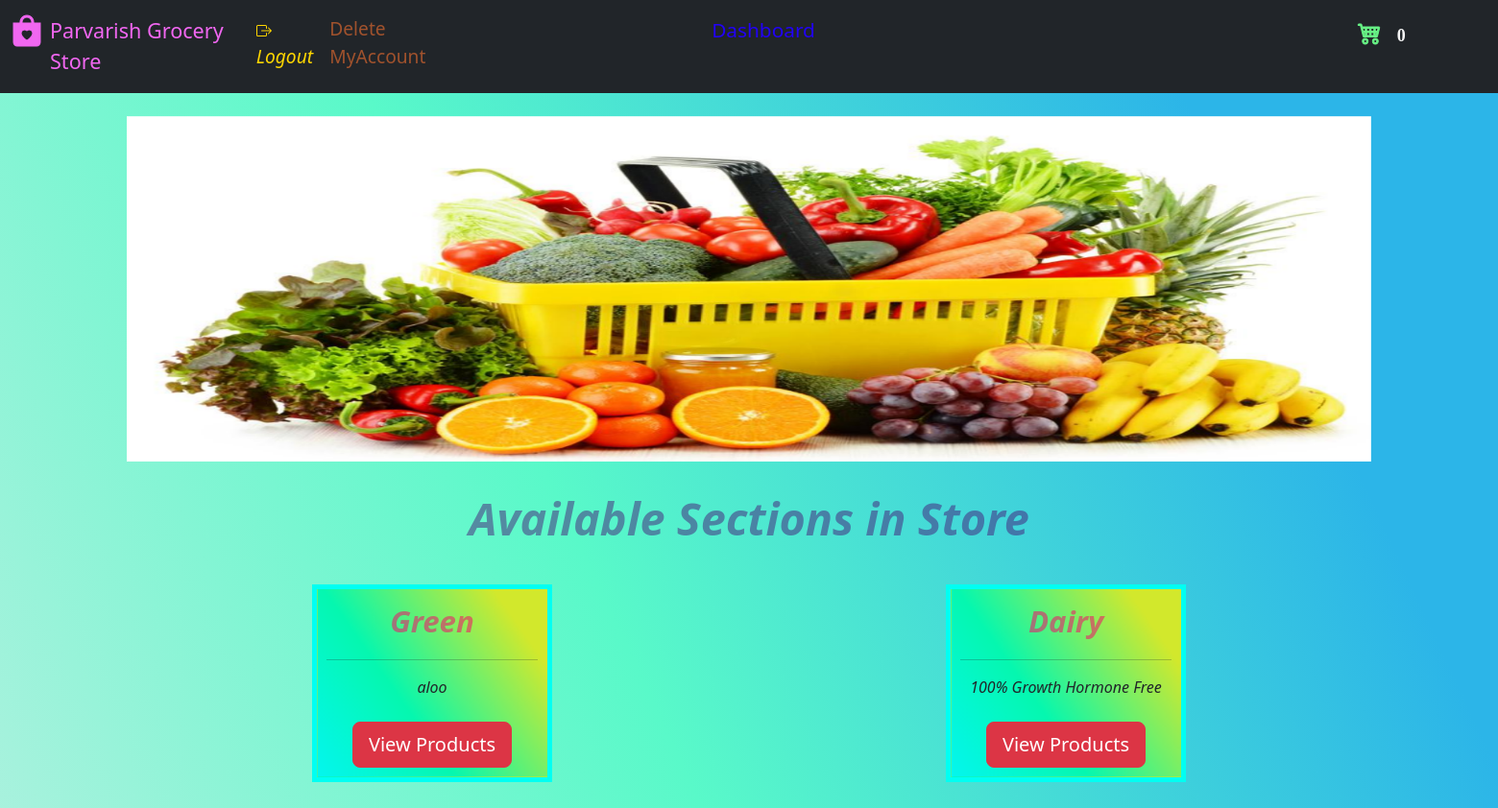
Before: /store (signed in) with the older database file.
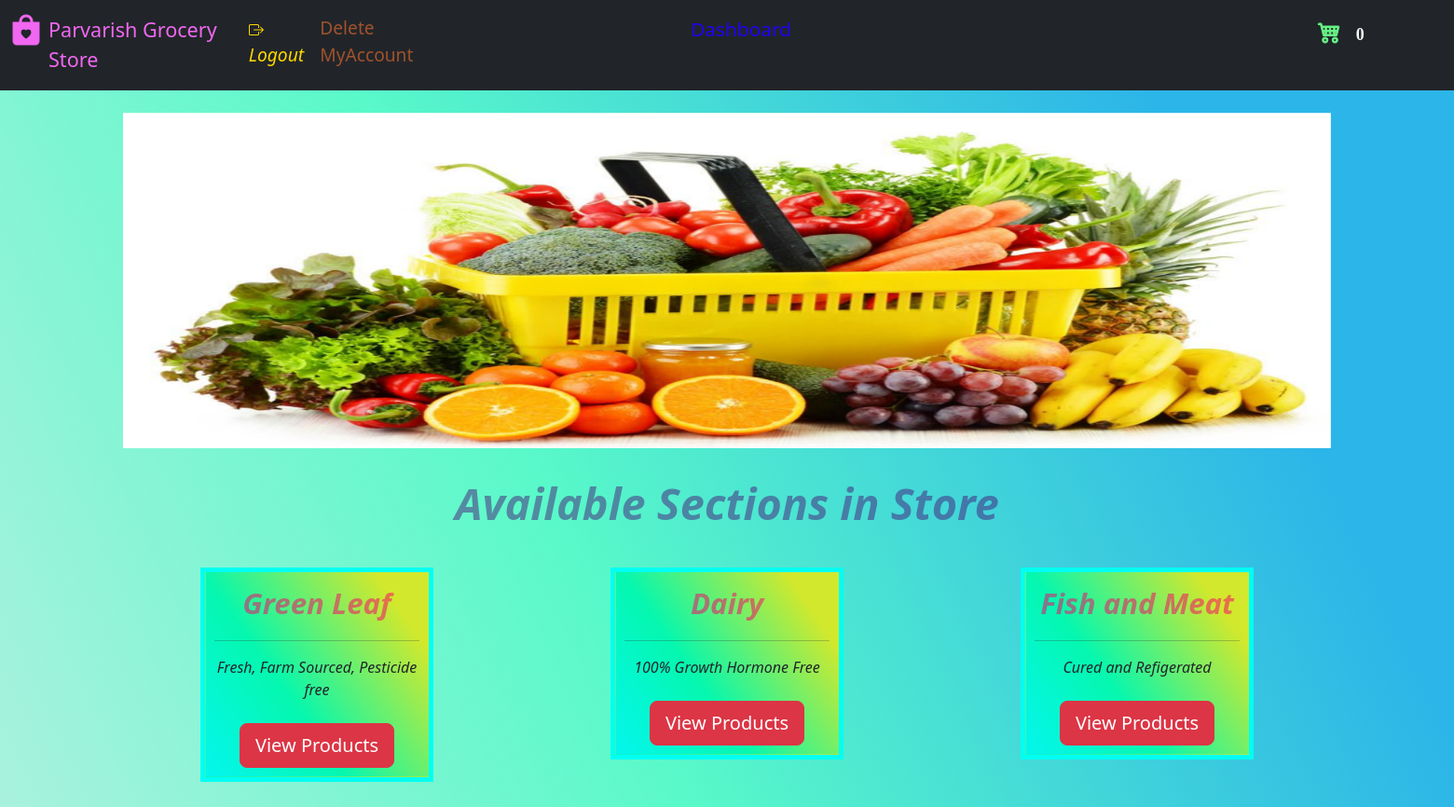
After: the same page with the newer database file.
### website/model.py (models this page shows)
class Category(db.Model):
    category_Name = db.Column(db.String(), nullable=False, unique=True)
    category_Id = db.Column(db.Integer(), primary_key=True)
    description = db.Column(db.String())
    managedBy_Id = db.Column(db.Integer(), db.ForeignKey('store.id'))
    catalog = db.relationship('Product', backref='parent')

### website/views.py (the view)
@login_required
@Views.route('/customer_dash')
@Views.route('/store')
def Store_front():
    user_id = session['id']
    user_role = session['role']
    if 'carte' not in session:
        session['carte'] = []
    if not session['carte']:
        products_cart_1 = []
    if session['carte']:
        products_cart_1 = session['carte']
    manager_1 = False
    if user_role == 'Customer':
        customer = Customer.query.get(user_id)
        categories = Category.query.all()
        return render_template('storefront.html', categories=categories, name=customer.username, id=customer.id, cart=products_cart_1)
    elif user_role == 'Manager':
        manager = Store.query.get(user_id)
        categories = Category.query.filter(
            Category.managedBy_Id == user_id).all()
        manager_1 = True
        return render_template('storefront.html', categories=categories, name=manager.username, id=manager.id, cart=products_cart_1, manager_1=manager_1)
    else:
        return render_template("landing_page.html")

### website/auth.py (called while the page is built)
@App.login_manager.user_loader
def load_customer(id):
    if id is not None:
        return Customer.query.get(int(id))
    return None

### website/templates/storefront.html (shortened to what this page needs)
<!DOCTYPE html>
<html lang="en">
  <head>
    <link
      href="https://cdn.jsdelivr.net/npm/bootstrap@5.3.0/dist/css/bootstrap.min.css"
      rel="stylesheet"
    />
    <link
      rel="stylesheet"
      href="https://cdn.jsdelivr.net/npm/bootstrap-icons@1.10.5/font/bootstrap-icons.css"
    />
  </head>
  <body>
    <nav class="navbar navbar-expand-lg navbar-dark bg-dark">
      <div class="container-fluid">
        <div class="collapse navbar-collapse" id="navbar">
          <div class="navbar-nav">
            <a href="/store">
              <i
                class="bi bi-bag-heart-fill"
                style="
                  font-size: 2rem;
                  -webkit-text-stroke-width: 1px;
                  color: rgb(241, 103, 241);
                  width: 10%;
                "
              ></i>
            </a>
            <a
              href="{{ url_for('views.Store_front') }}"
              class="nav-item nav-link"
              style="
                color: rgb(241, 103, 241);
                font-size: 1.35em;
                text-decoration: none;
                display: block;
                width: 25%;
                margin-left: 0px;
              "
              >Parvarish Grocery Store</a
            ><span
              id="logout"
              style="display: block inline-block; width: 600px"
            >
              <span
                id="logout"
                style="display: block inline-block; width: 600px"
              >
                <span style="margin: auto"
                  ><i
                    ><a
                      class="nav-item nav-link"
                      style="
                        float: left;
                        color: rgb(255, 215, 0);
                        font-size: 1.2rem;
                        display: block;
                        width: 20%;
                        margin-left: 0px;
                      "
                      href="/logout"
                      >Logout</a
                    ></i
                  ></span
                ><span style="margin: auto"
                  ><a
                    class="nav-item nav-link"
                    style="
                      float: left;
                      color: rgb(160, 82, 45);
                      width: 50%;
                      margin-left: 20px;
                      font-size: 1.2rem;
                    "
                    href="/delete_account"
                    onclick="return confirm('Are you sure you want to delete the account?');"
                    >Delete MyAccount</a
                  ></span
                ></span
              ></span
            >
            {% if manager_1 %}
            <span
              id="logout"
              style="display: block inline-block; width: 900px"
            >
            <a
                class="nav-item nav-link"
                style="
                  float: right;
                  color: rgb(34, 2, 247);
                  width: 50%;
                  font-size: 1.3rem;
                  margin-right: 20px;
                "
                href="{{ url_for('views.Dash_manager') }}"
                >Dashboard</span>
               {% endif %}
            <span
              id="logout"
              style="display: block inline-block; width: 700px"
            >
            <a
               class="nav-item nav-link"
               style="
                 float: right;
                 color: rgb(34, 2, 247);
                 width: 40%;
                 font-size: 1.5rem;
                 margin-right: 20px;
               "
               href="/store/cart"
               ><i
                 class="bi bi-cart4"
                 style="
                   font-size: 1.5rem;
                   -webkit-text-stroke-width: 1px;
                   color: rgb(103, 241, 133);
                   width: 10%;
                 "
               ></i
               ><span
                 STYLE="font-family:'Verdana';margin-left :5px;color:whitesmoke"
                 class="badge badge-light"
               >{{ cart|length }}</span></a
           ></span></span
          </div>
        </div>
      </div>
    </nav>
    <section>
    <div class="container" id="content"><br />
        <div id="carouselExampleIndicators" class="carousel slide" data-ride="carousel">
          <div class="carousel-inner">
            <div class="carousel-item active">
              <img class="d-block w-100" src="{{ url_for('static', filename='carousel_111.png') }}" alt="First slide" width="50" height="150" >
            </div>
          </div>
          <a class="carousel-control-prev" href="#carouselExampleIndicators" role="button" data-slide="prev">
            <span class="carousel-control-prev-icon" aria-hidden="true"></span>
          </a>
          <a class="carousel-control-next" href="#carouselExampleIndicators" role="button"  data-slide="next">
            <span class="carousel-control-next-icon" aria-hidden="true"></span>
          </a>
        </div></section>
        <section><div>
          {% if categories|length == 0 %}
          <h1>No Offerings! Business is Shut Down for today.</h1>
          {% else %}
          <br>
          <div style="font-style: italic;color:rgba(68, 12, 114, 0.466);font-size: 3vw;" align="center"><strong>Available Sections in Store</strong></div>
          <br>
          <div class="container">
            <div class="row align-items-start">
              {% for variety in categories %}
              <div class="col">
                <table class="table"
    style="
      border: 5px solid rgb(0, 255, 242);
      /* background-color: #96d4d4; */
      width: 250px;
      margin:10px;
      table-layout: fixed;
      margin-left:auto ;
      margin-right:auto ;
    "
  >
    <tr  align="center" style="height: 200px;">
      <td class="boxes"
        style="
          padding: 10px 10px;
          width: 100%;
        "
      >
      <span style="font-style: italic;color:rgba(249, 4, 106, 0.531);font-size: 2vw;"><strong>{{ variety.category_Name }}</strong></span><br/><hr/>
        <span><em>{{ variety.description }}</em></span><br/><br/>
        <span><a href="/store/{{ variety.category_Name }}/products"><input type="button" class="btn btn-danger btn-lg" style="margin: auto;" type="submit" value="View Products" /></a></span>
      </td>
      </tr></table>
              </div>
            {% endfor %}
            </div>
          </div></section>
          {% endif %}
  </body>
</html>

### website/templates/storefront.html (style rules this page uses)
.navbar { margin-bottom: 0; border-radius: 0; }
.carousel-inner img { margin: auto; min-height: 200px; width: 100%; height: 360px; }
.boxes { background: linear-gradient( 55deg, #04f6ee 0%, #05f7af 38%, #d2e82c 85% ) }
td { word-wrap: break-word; }
html { scroll-behavior: smooth; }
body { height: 2000px; background: linear-gradient( 65deg, #e2ecec 0%, #59f9c9 51%, #2cb5e8 85% ); }

Changed rows visible on the page:
changed Category: category_Name "Green" → "Green Leaf"; description "aloo" → "Fresh, Farm Sourced, Pesticide free"
added Category: category_Name "Fish and Meat", description "Cured and Refigerated"
